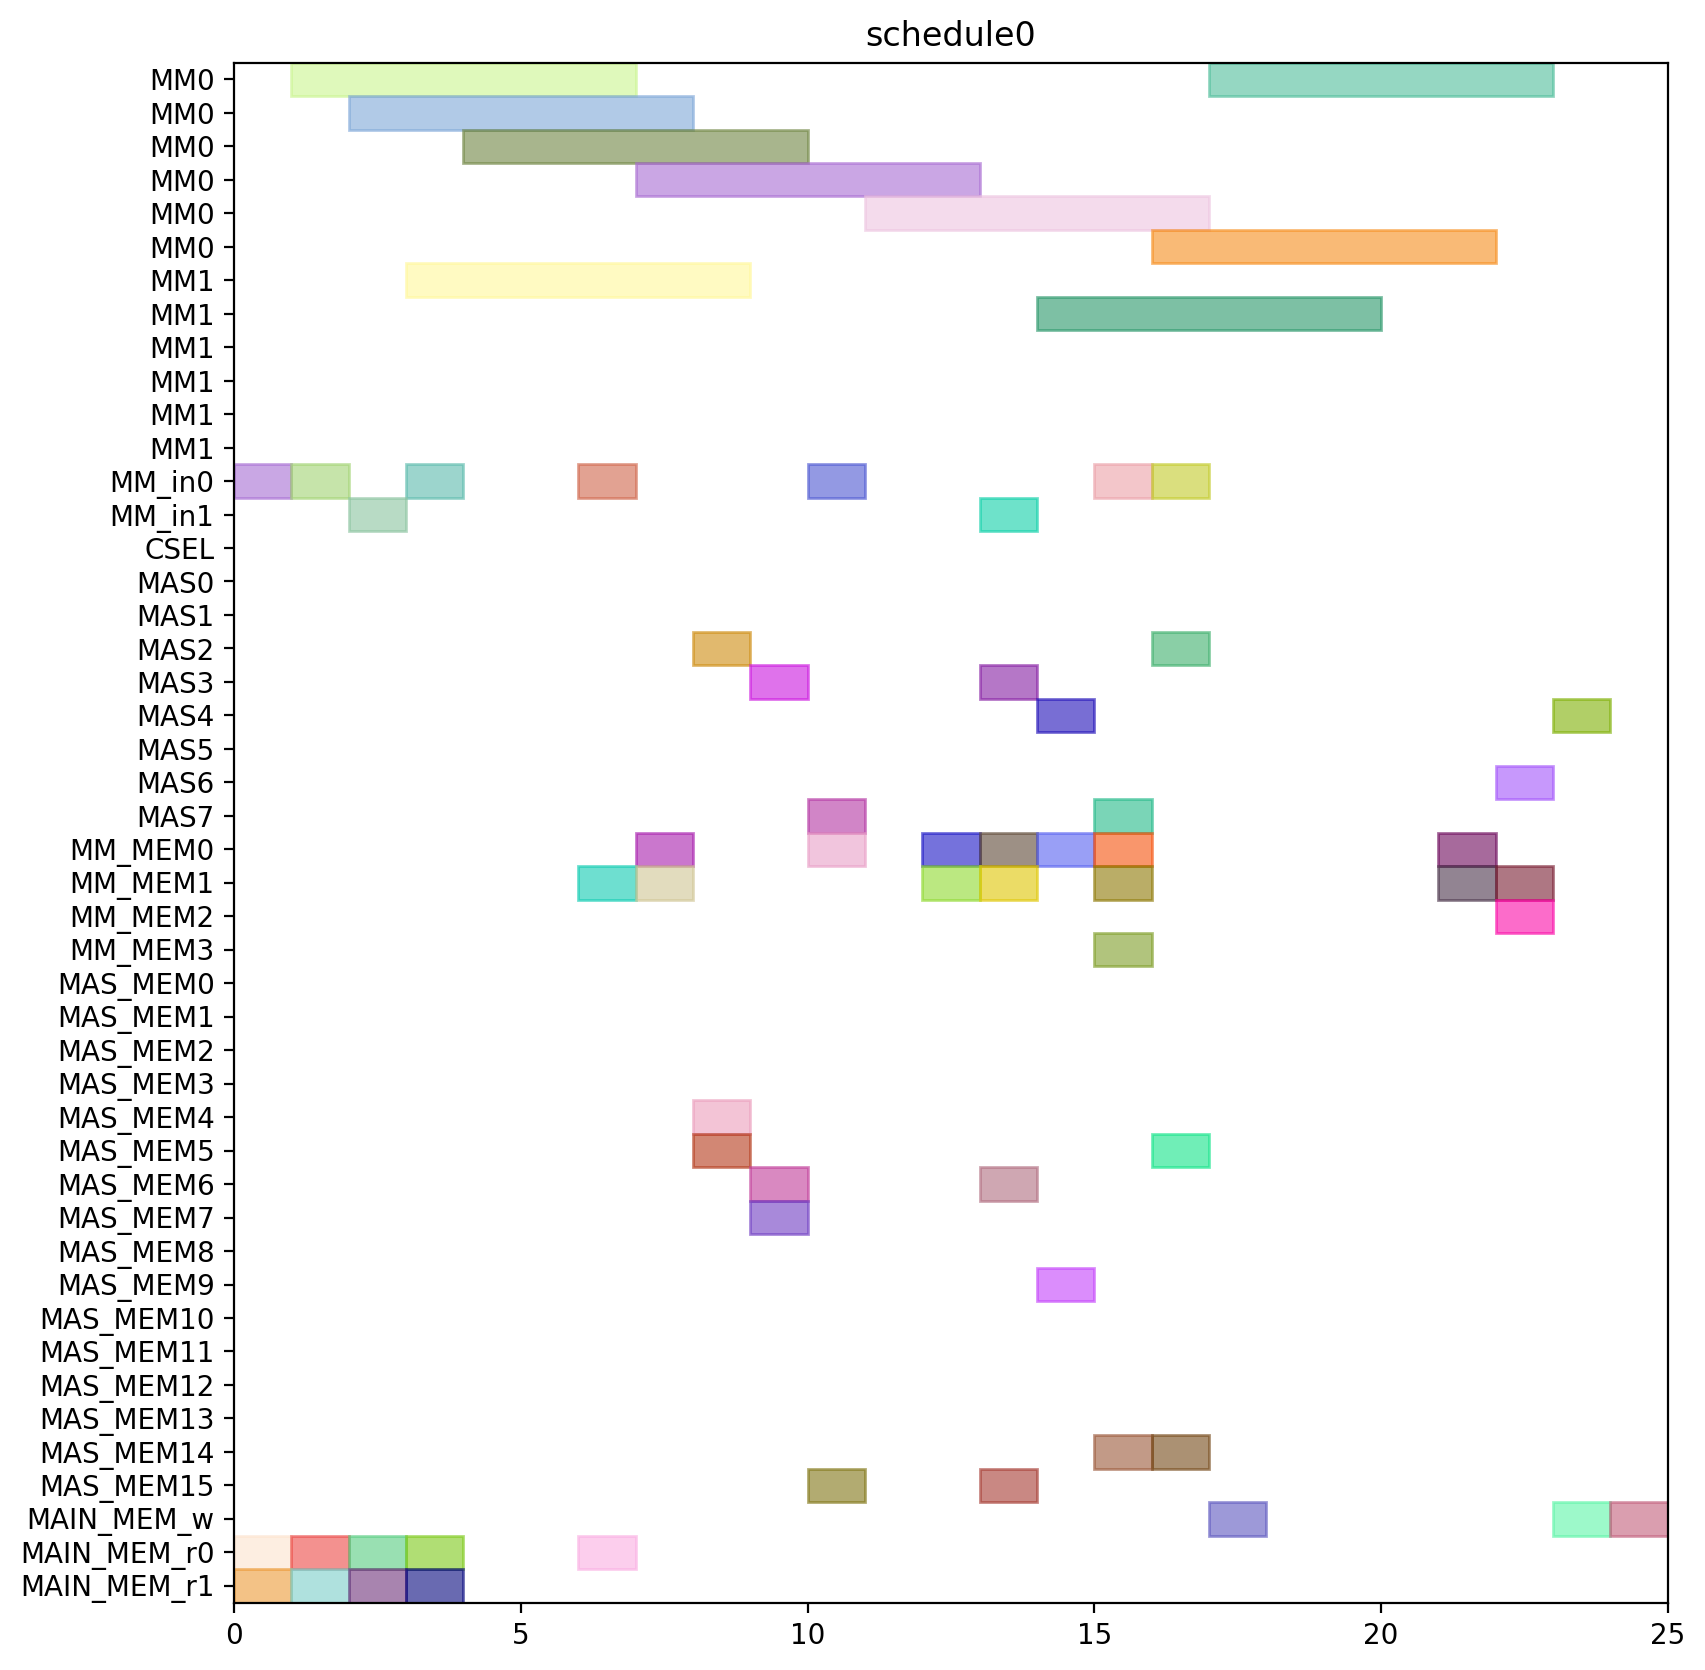

This chart was generated by the following Python code:
from pyschedule import Scenario, solvers, plotters, alt


def solve():
	horizon = 120
	S = Scenario("schedule0", horizon=horizon)

	# resource
	MM = S.Resources('MM', num=2, size=6)
	MM_in = S.Resources('MM_in', num=2)
	CSEL = S.Resource('CSEL')
	MAS = S.Resources('MAS', num=8, size=1, periods=range(1, horizon))
	MM_MEM = S.Resources('MM_MEM', num=4)
	MAS_MEM = S.Resources('MAS_MEM', num=16)
	MAIN_MEM_w = S.Resource('MAIN_MEM_w', size=1)
	MAIN_MEM_r = S.Resources('MAIN_MEM_r', num=2)

	# result of previous scheduling

	# new tasks
	t0 = S.Task('t0', length=6, delay_cost=1)
	t0 += alt(MM)
	t0_in = S.Task('t0_in', length=1, delay_cost=1)
	t0_in += alt(MM_in)
	S += t0_in*MM_in[0]<=t0*MM[0]
	S += t0_in*MM_in[1]<=t0*MM[1]
	t0_mem0 = S.Task('t0_mem0', length=1, delay_cost=1)
	t0_mem0 += MAIN_MEM_r[0]
	S += t0_mem0 <= t0

	t0_mem1 = S.Task('t0_mem1', length=1, delay_cost=1)
	t0_mem1 += MAIN_MEM_r[1]
	S += t0_mem1 <= t0

	t3 = S.Task('t3', length=6, delay_cost=1)
	t3 += alt(MM)
	t3_in = S.Task('t3_in', length=1, delay_cost=1)
	t3_in += alt(MM_in)
	S += t3_in*MM_in[0]<=t3*MM[0]
	S += t3_in*MM_in[1]<=t3*MM[1]
	t3_mem0 = S.Task('t3_mem0', length=1, delay_cost=1)
	t3_mem0 += MAIN_MEM_r[0]
	S += t3_mem0 <= t3

	t3_mem1 = S.Task('t3_mem1', length=1, delay_cost=1)
	t3_mem1 += MAIN_MEM_r[1]
	S += t3_mem1 <= t3

	t1 = S.Task('t1', length=6, delay_cost=1)
	t1 += alt(MM)
	t1_in = S.Task('t1_in', length=1, delay_cost=1)
	t1_in += alt(MM_in)
	S += t1_in*MM_in[0]<=t1*MM[0]
	S += t1_in*MM_in[1]<=t1*MM[1]
	t1_mem0 = S.Task('t1_mem0', length=1, delay_cost=1)
	t1_mem0 += MAIN_MEM_r[0]
	S += t1_mem0 <= t1

	t1_mem1 = S.Task('t1_mem1', length=1, delay_cost=1)
	t1_mem1 += MAIN_MEM_r[1]
	S += t1_mem1 <= t1

	t2 = S.Task('t2', length=6, delay_cost=1)
	t2 += alt(MM)
	t2_in = S.Task('t2_in', length=1, delay_cost=1)
	t2_in += alt(MM_in)
	S += t2_in*MM_in[0]<=t2*MM[0]
	S += t2_in*MM_in[1]<=t2*MM[1]
	t2_mem0 = S.Task('t2_mem0', length=1, delay_cost=1)
	t2_mem0 += MAIN_MEM_r[0]
	S += t2_mem0 <= t2

	t2_mem1 = S.Task('t2_mem1', length=1, delay_cost=1)
	t2_mem1 += MAIN_MEM_r[1]
	S += t2_mem1 <= t2

	t4 = S.Task('t4', length=6, delay_cost=1)
	t4 += alt(MM)
	t4_in = S.Task('t4_in', length=1, delay_cost=1)
	t4_in += alt(MM_in)
	S += t4_in*MM_in[0]<=t4*MM[0]
	S += t4_in*MM_in[1]<=t4*MM[1]
	t4_mem0 = S.Task('t4_mem0', length=1, delay_cost=1)
	t4_mem0 += MAIN_MEM_r[0]
	S += t4_mem0 <= t4

	t4_mem1 = S.Task('t4_mem1', length=1, delay_cost=1)
	t4_mem1 += alt(MM_MEM)
	S += (t2*MM[0])-1 < t4_mem1*MM_MEM[1]
	S += (t2*MM[1])-1 < t4_mem1*MM_MEM[3]
	S += t4_mem1 <= t4

	t5 = S.Task('t5', length=1, delay_cost=1)
	t5 += alt(MAS)
	t5_mem0 = S.Task('t5_mem0', length=1, delay_cost=1)
	t5_mem0 += alt(MM_MEM)
	S += (t0*MM[0])-1 < t5_mem0*MM_MEM[0]
	S += (t0*MM[1])-1 < t5_mem0*MM_MEM[2]
	S += t5_mem0 <= t5

	t5_mem1 = S.Task('t5_mem1', length=1, delay_cost=1)
	t5_mem1 += alt(MM_MEM)
	S += (t0*MM[0])-1 < t5_mem1*MM_MEM[1]
	S += (t0*MM[1])-1 < t5_mem1*MM_MEM[3]
	S += t5_mem1 <= t5

	t6 = S.Task('t6', length=1, delay_cost=1)
	t6 += alt(MAS)
	t6_mem0 = S.Task('t6_mem0', length=1, delay_cost=1)
	t6_mem0 += alt(MAS_MEM)
	S += (t5*MAS[0])-1 < t6_mem0*MAS_MEM[0]
	S += (t5*MAS[1])-1 < t6_mem0*MAS_MEM[2]
	S += (t5*MAS[2])-1 < t6_mem0*MAS_MEM[4]
	S += (t5*MAS[3])-1 < t6_mem0*MAS_MEM[6]
	S += (t5*MAS[4])-1 < t6_mem0*MAS_MEM[8]
	S += (t5*MAS[5])-1 < t6_mem0*MAS_MEM[10]
	S += (t5*MAS[6])-1 < t6_mem0*MAS_MEM[12]
	S += (t5*MAS[7])-1 < t6_mem0*MAS_MEM[14]
	S += t6_mem0 <= t6

	t6_mem1 = S.Task('t6_mem1', length=1, delay_cost=1)
	t6_mem1 += alt(MAS_MEM)
	S += (t5*MAS[0])-1 < t6_mem1*MAS_MEM[1]
	S += (t5*MAS[1])-1 < t6_mem1*MAS_MEM[3]
	S += (t5*MAS[2])-1 < t6_mem1*MAS_MEM[5]
	S += (t5*MAS[3])-1 < t6_mem1*MAS_MEM[7]
	S += (t5*MAS[4])-1 < t6_mem1*MAS_MEM[9]
	S += (t5*MAS[5])-1 < t6_mem1*MAS_MEM[11]
	S += (t5*MAS[6])-1 < t6_mem1*MAS_MEM[13]
	S += (t5*MAS[7])-1 < t6_mem1*MAS_MEM[15]
	S += t6_mem1 <= t6

	t9 = S.Task('t9', length=1, delay_cost=1)
	t9 += alt(MAS)
	t9_mem0 = S.Task('t9_mem0', length=1, delay_cost=1)
	t9_mem0 += alt(MM_MEM)
	S += (t0*MM[0])-1 < t9_mem0*MM_MEM[0]
	S += (t0*MM[1])-1 < t9_mem0*MM_MEM[2]
	S += t9_mem0 <= t9

	t9_mem1 = S.Task('t9_mem1', length=1, delay_cost=1)
	t9_mem1 += alt(MM_MEM)
	S += (t4*MM[0])-1 < t9_mem1*MM_MEM[1]
	S += (t4*MM[1])-1 < t9_mem1*MM_MEM[3]
	S += t9_mem1 <= t9

	t10 = S.Task('t10', length=1, delay_cost=1)
	t10 += alt(MAS)
	t10_mem0 = S.Task('t10_mem0', length=1, delay_cost=1)
	t10_mem0 += alt(MM_MEM)
	S += (t4*MM[0])-1 < t10_mem0*MM_MEM[0]
	S += (t4*MM[1])-1 < t10_mem0*MM_MEM[2]
	S += t10_mem0 <= t10

	t10_mem1 = S.Task('t10_mem1', length=1, delay_cost=1)
	t10_mem1 += alt(MM_MEM)
	S += (t4*MM[0])-1 < t10_mem1*MM_MEM[1]
	S += (t4*MM[1])-1 < t10_mem1*MM_MEM[3]
	S += t10_mem1 <= t10

	t7 = S.Task('t7', length=1, delay_cost=1)
	t7 += alt(MAS)
	t7_mem0 = S.Task('t7_mem0', length=1, delay_cost=1)
	t7_mem0 += alt(MAS_MEM)
	S += (t6*MAS[0])-1 < t7_mem0*MAS_MEM[0]
	S += (t6*MAS[1])-1 < t7_mem0*MAS_MEM[2]
	S += (t6*MAS[2])-1 < t7_mem0*MAS_MEM[4]
	S += (t6*MAS[3])-1 < t7_mem0*MAS_MEM[6]
	S += (t6*MAS[4])-1 < t7_mem0*MAS_MEM[8]
	S += (t6*MAS[5])-1 < t7_mem0*MAS_MEM[10]
	S += (t6*MAS[6])-1 < t7_mem0*MAS_MEM[12]
	S += (t6*MAS[7])-1 < t7_mem0*MAS_MEM[14]
	S += t7_mem0 <= t7

	t7_mem1 = S.Task('t7_mem1', length=1, delay_cost=1)
	t7_mem1 += alt(MAS_MEM)
	S += (t6*MAS[0])-1 < t7_mem1*MAS_MEM[1]
	S += (t6*MAS[1])-1 < t7_mem1*MAS_MEM[3]
	S += (t6*MAS[2])-1 < t7_mem1*MAS_MEM[5]
	S += (t6*MAS[3])-1 < t7_mem1*MAS_MEM[7]
	S += (t6*MAS[4])-1 < t7_mem1*MAS_MEM[9]
	S += (t6*MAS[5])-1 < t7_mem1*MAS_MEM[11]
	S += (t6*MAS[6])-1 < t7_mem1*MAS_MEM[13]
	S += (t6*MAS[7])-1 < t7_mem1*MAS_MEM[15]
	S += t7_mem1 <= t7

	t11 = S.Task('t11', length=1, delay_cost=1)
	t11 += alt(MAS)
	t11_mem0 = S.Task('t11_mem0', length=1, delay_cost=1)
	t11_mem0 += alt(MAS_MEM)
	S += (t10*MAS[0])-1 < t11_mem0*MAS_MEM[0]
	S += (t10*MAS[1])-1 < t11_mem0*MAS_MEM[2]
	S += (t10*MAS[2])-1 < t11_mem0*MAS_MEM[4]
	S += (t10*MAS[3])-1 < t11_mem0*MAS_MEM[6]
	S += (t10*MAS[4])-1 < t11_mem0*MAS_MEM[8]
	S += (t10*MAS[5])-1 < t11_mem0*MAS_MEM[10]
	S += (t10*MAS[6])-1 < t11_mem0*MAS_MEM[12]
	S += (t10*MAS[7])-1 < t11_mem0*MAS_MEM[14]
	S += t11_mem0 <= t11

	t11_mem1 = S.Task('t11_mem1', length=1, delay_cost=1)
	t11_mem1 += alt(MM_MEM)
	S += (t4*MM[0])-1 < t11_mem1*MM_MEM[1]
	S += (t4*MM[1])-1 < t11_mem1*MM_MEM[3]
	S += t11_mem1 <= t11

	t8 = S.Task('t8', length=6, delay_cost=1)
	t8 += alt(MM)
	t8_in = S.Task('t8_in', length=1, delay_cost=1)
	t8_in += alt(MM_in)
	S += t8_in*MM_in[0]<=t8*MM[0]
	S += t8_in*MM_in[1]<=t8*MM[1]
	t8_mem0 = S.Task('t8_mem0', length=1, delay_cost=1)
	t8_mem0 += alt(MM_MEM)
	S += (t4*MM[0])-1 < t8_mem0*MM_MEM[0]
	S += (t4*MM[1])-1 < t8_mem0*MM_MEM[2]
	S += t8_mem0 <= t8

	t8_mem1 = S.Task('t8_mem1', length=1, delay_cost=1)
	t8_mem1 += alt(MAS_MEM)
	S += (t7*MAS[0])-1 < t8_mem1*MAS_MEM[1]
	S += (t7*MAS[1])-1 < t8_mem1*MAS_MEM[3]
	S += (t7*MAS[2])-1 < t8_mem1*MAS_MEM[5]
	S += (t7*MAS[3])-1 < t8_mem1*MAS_MEM[7]
	S += (t7*MAS[4])-1 < t8_mem1*MAS_MEM[9]
	S += (t7*MAS[5])-1 < t8_mem1*MAS_MEM[11]
	S += (t7*MAS[6])-1 < t8_mem1*MAS_MEM[13]
	S += (t7*MAS[7])-1 < t8_mem1*MAS_MEM[15]
	S += t8_mem1 <= t8

	new_PZ = S.Task('new_PZ', length=6, delay_cost=1)
	new_PZ += alt(MM)
	new_PZ_in = S.Task('new_PZ_in', length=1, delay_cost=1)
	new_PZ_in += alt(MM_in)
	S += new_PZ_in*MM_in[0]<=new_PZ*MM[0]
	S += new_PZ_in*MM_in[1]<=new_PZ*MM[1]
	S += 0<new_PZ

	new_PZ_w = S.Task('new_PZ_w', length=1, delay_cost=1)
	new_PZ_w += alt(MAIN_MEM_w)
	S += new_PZ <= new_PZ_w

	new_PZ_mem0 = S.Task('new_PZ_mem0', length=1, delay_cost=1)
	new_PZ_mem0 += alt(MM_MEM)
	S += (t1*MM[0])-1 < new_PZ_mem0*MM_MEM[0]
	S += (t1*MM[1])-1 < new_PZ_mem0*MM_MEM[2]
	S += new_PZ_mem0 <= new_PZ

	new_PZ_mem1 = S.Task('new_PZ_mem1', length=1, delay_cost=1)
	new_PZ_mem1 += alt(MAS_MEM)
	S += (t7*MAS[0])-1 < new_PZ_mem1*MAS_MEM[1]
	S += (t7*MAS[1])-1 < new_PZ_mem1*MAS_MEM[3]
	S += (t7*MAS[2])-1 < new_PZ_mem1*MAS_MEM[5]
	S += (t7*MAS[3])-1 < new_PZ_mem1*MAS_MEM[7]
	S += (t7*MAS[4])-1 < new_PZ_mem1*MAS_MEM[9]
	S += (t7*MAS[5])-1 < new_PZ_mem1*MAS_MEM[11]
	S += (t7*MAS[6])-1 < new_PZ_mem1*MAS_MEM[13]
	S += (t7*MAS[7])-1 < new_PZ_mem1*MAS_MEM[15]
	S += new_PZ_mem1 <= new_PZ

	t12 = S.Task('t12', length=1, delay_cost=1)
	t12 += alt(MAS)
	t12_mem0 = S.Task('t12_mem0', length=1, delay_cost=1)
	t12_mem0 += alt(MM_MEM)
	S += (t0*MM[0])-1 < t12_mem0*MM_MEM[0]
	S += (t0*MM[1])-1 < t12_mem0*MM_MEM[2]
	S += t12_mem0 <= t12

	t12_mem1 = S.Task('t12_mem1', length=1, delay_cost=1)
	t12_mem1 += alt(MAS_MEM)
	S += (t11*MAS[0])-1 < t12_mem1*MAS_MEM[1]
	S += (t11*MAS[1])-1 < t12_mem1*MAS_MEM[3]
	S += (t11*MAS[2])-1 < t12_mem1*MAS_MEM[5]
	S += (t11*MAS[3])-1 < t12_mem1*MAS_MEM[7]
	S += (t11*MAS[4])-1 < t12_mem1*MAS_MEM[9]
	S += (t11*MAS[5])-1 < t12_mem1*MAS_MEM[11]
	S += (t11*MAS[6])-1 < t12_mem1*MAS_MEM[13]
	S += (t11*MAS[7])-1 < t12_mem1*MAS_MEM[15]
	S += t12_mem1 <= t12

	t13 = S.Task('t13', length=6, delay_cost=1)
	t13 += alt(MM)
	t13_in = S.Task('t13_in', length=1, delay_cost=1)
	t13_in += alt(MM_in)
	S += t13_in*MM_in[0]<=t13*MM[0]
	S += t13_in*MM_in[1]<=t13*MM[1]
	t13_mem0 = S.Task('t13_mem0', length=1, delay_cost=1)
	t13_mem0 += alt(MAS_MEM)
	S += (t12*MAS[0])-1 < t13_mem0*MAS_MEM[0]
	S += (t12*MAS[1])-1 < t13_mem0*MAS_MEM[2]
	S += (t12*MAS[2])-1 < t13_mem0*MAS_MEM[4]
	S += (t12*MAS[3])-1 < t13_mem0*MAS_MEM[6]
	S += (t12*MAS[4])-1 < t13_mem0*MAS_MEM[8]
	S += (t12*MAS[5])-1 < t13_mem0*MAS_MEM[10]
	S += (t12*MAS[6])-1 < t13_mem0*MAS_MEM[12]
	S += (t12*MAS[7])-1 < t13_mem0*MAS_MEM[14]
	S += t13_mem0 <= t13

	t13_mem1 = S.Task('t13_mem1', length=1, delay_cost=1)
	t13_mem1 += alt(MAS_MEM)
	S += (t9*MAS[0])-1 < t13_mem1*MAS_MEM[1]
	S += (t9*MAS[1])-1 < t13_mem1*MAS_MEM[3]
	S += (t9*MAS[2])-1 < t13_mem1*MAS_MEM[5]
	S += (t9*MAS[3])-1 < t13_mem1*MAS_MEM[7]
	S += (t9*MAS[4])-1 < t13_mem1*MAS_MEM[9]
	S += (t9*MAS[5])-1 < t13_mem1*MAS_MEM[11]
	S += (t9*MAS[6])-1 < t13_mem1*MAS_MEM[13]
	S += (t9*MAS[7])-1 < t13_mem1*MAS_MEM[15]
	S += t13_mem1 <= t13

	t14 = S.Task('t14', length=6, delay_cost=1)
	t14 += alt(MM)
	t14_in = S.Task('t14_in', length=1, delay_cost=1)
	t14_in += alt(MM_in)
	S += t14_in*MM_in[0]<=t14*MM[0]
	S += t14_in*MM_in[1]<=t14*MM[1]
	t14_mem0 = S.Task('t14_mem0', length=1, delay_cost=1)
	t14_mem0 += alt(MAS_MEM)
	S += (t12*MAS[0])-1 < t14_mem0*MAS_MEM[0]
	S += (t12*MAS[1])-1 < t14_mem0*MAS_MEM[2]
	S += (t12*MAS[2])-1 < t14_mem0*MAS_MEM[4]
	S += (t12*MAS[3])-1 < t14_mem0*MAS_MEM[6]
	S += (t12*MAS[4])-1 < t14_mem0*MAS_MEM[8]
	S += (t12*MAS[5])-1 < t14_mem0*MAS_MEM[10]
	S += (t12*MAS[6])-1 < t14_mem0*MAS_MEM[12]
	S += (t12*MAS[7])-1 < t14_mem0*MAS_MEM[14]
	S += t14_mem0 <= t14

	t14_mem1 = S.Task('t14_mem1', length=1, delay_cost=1)
	t14_mem1 += alt(MM_MEM)
	S += (t3*MM[0])-1 < t14_mem1*MM_MEM[1]
	S += (t3*MM[1])-1 < t14_mem1*MM_MEM[3]
	S += t14_mem1 <= t14

	new_PY = S.Task('new_PY', length=1, delay_cost=1)
	new_PY += alt(MAS)
	S += 0<new_PY

	new_PY_w = S.Task('new_PY_w', length=1, delay_cost=1)
	new_PY_w += alt(MAIN_MEM_w)
	S += new_PY <= new_PY_w

	new_PY_mem0 = S.Task('new_PY_mem0', length=1, delay_cost=1)
	new_PY_mem0 += alt(MM_MEM)
	S += (t8*MM[0])-1 < new_PY_mem0*MM_MEM[0]
	S += (t8*MM[1])-1 < new_PY_mem0*MM_MEM[2]
	S += new_PY_mem0 <= new_PY

	new_PY_mem1 = S.Task('new_PY_mem1', length=1, delay_cost=1)
	new_PY_mem1 += alt(MM_MEM)
	S += (t13*MM[0])-1 < new_PY_mem1*MM_MEM[1]
	S += (t13*MM[1])-1 < new_PY_mem1*MM_MEM[3]
	S += new_PY_mem1 <= new_PY

	new_PX = S.Task('new_PX', length=1, delay_cost=1)
	new_PX += alt(MAS)
	S += 0<new_PX

	new_PX_w = S.Task('new_PX_w', length=1, delay_cost=1)
	new_PX_w += alt(MAIN_MEM_w)
	S += new_PX <= new_PX_w

	new_PX_mem0 = S.Task('new_PX_mem0', length=1, delay_cost=1)
	new_PX_mem0 += alt(MM_MEM)
	S += (t14*MM[0])-1 < new_PX_mem0*MM_MEM[0]
	S += (t14*MM[1])-1 < new_PX_mem0*MM_MEM[2]
	S += new_PX_mem0 <= new_PX

	new_PX_mem1 = S.Task('new_PX_mem1', length=1, delay_cost=1)
	new_PX_mem1 += alt(MM_MEM)
	S += (t14*MM[0])-1 < new_PX_mem1*MM_MEM[1]
	S += (t14*MM[1])-1 < new_PX_mem1*MM_MEM[3]
	S += new_PX_mem1 <= new_PX

	solvers.mip.solve(S,msg=1,kind='CPLEX',ratio_gap=1.01)

	solution = [['hoge']*len(S.solution()[1]) for i in range(len(S.solution()))]
	for i in range(len(S.solution())):
		for j in range(len(S.solution()[i])):
			solution[i][j]=str(S.solution()[i][j])
	print(solution)

	cycles = int(solution[-1][3])

	pic_file_name = "/home/mfukuda/ABE/multiRAM_multiMAS_16mux/scheduling_result/stage6MM2_stage1MAS8/EP_DBL_A_0/schedule0.png"
	if(S.solution() != []):
		plotters.matplotlib.plot(S,img_filename=pic_file_name, show_task_labels=False, fig_size=(cycles*0.25+3, 10))

	return solution
